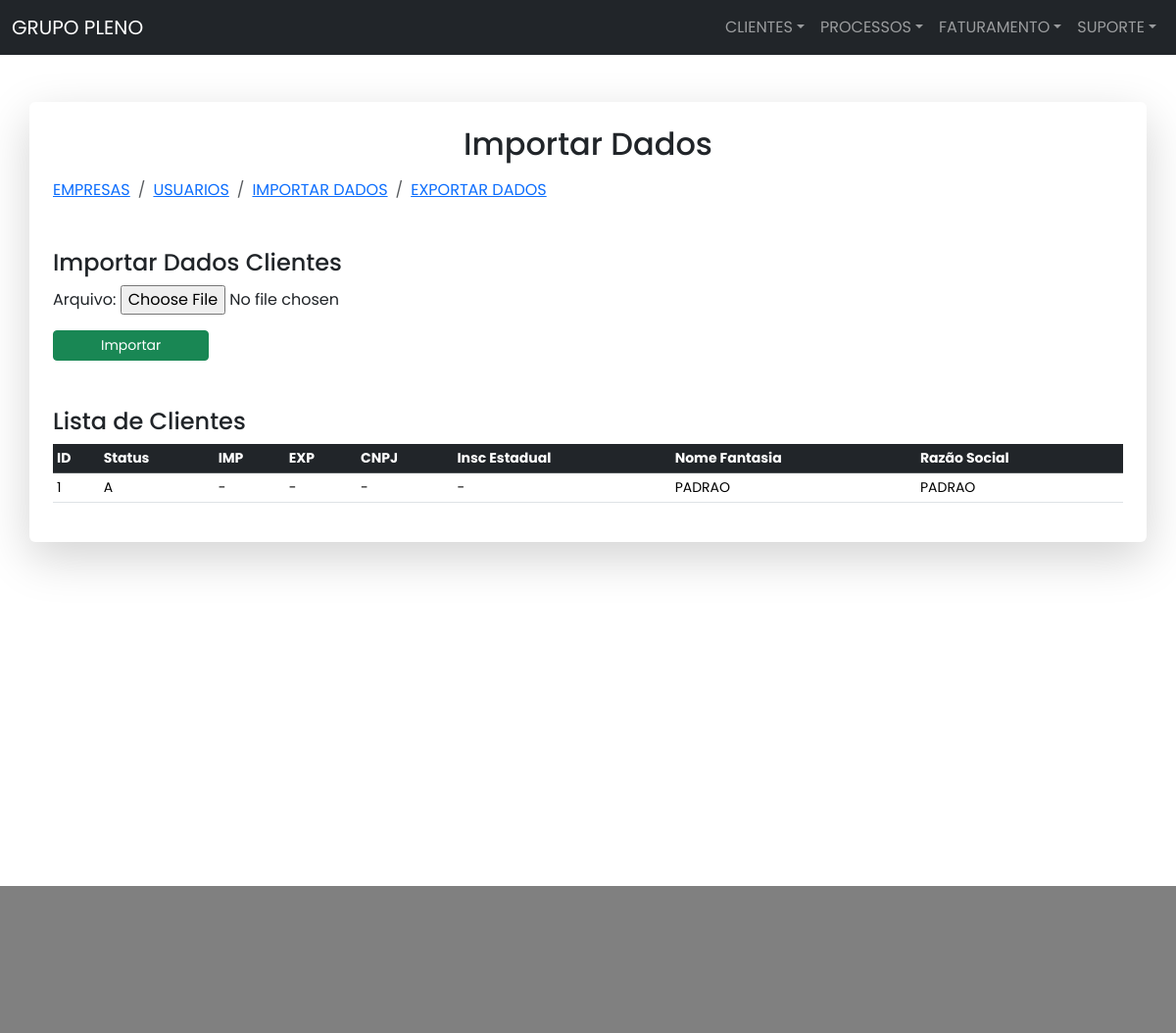
Before: /importarclientes/ with the older database file.
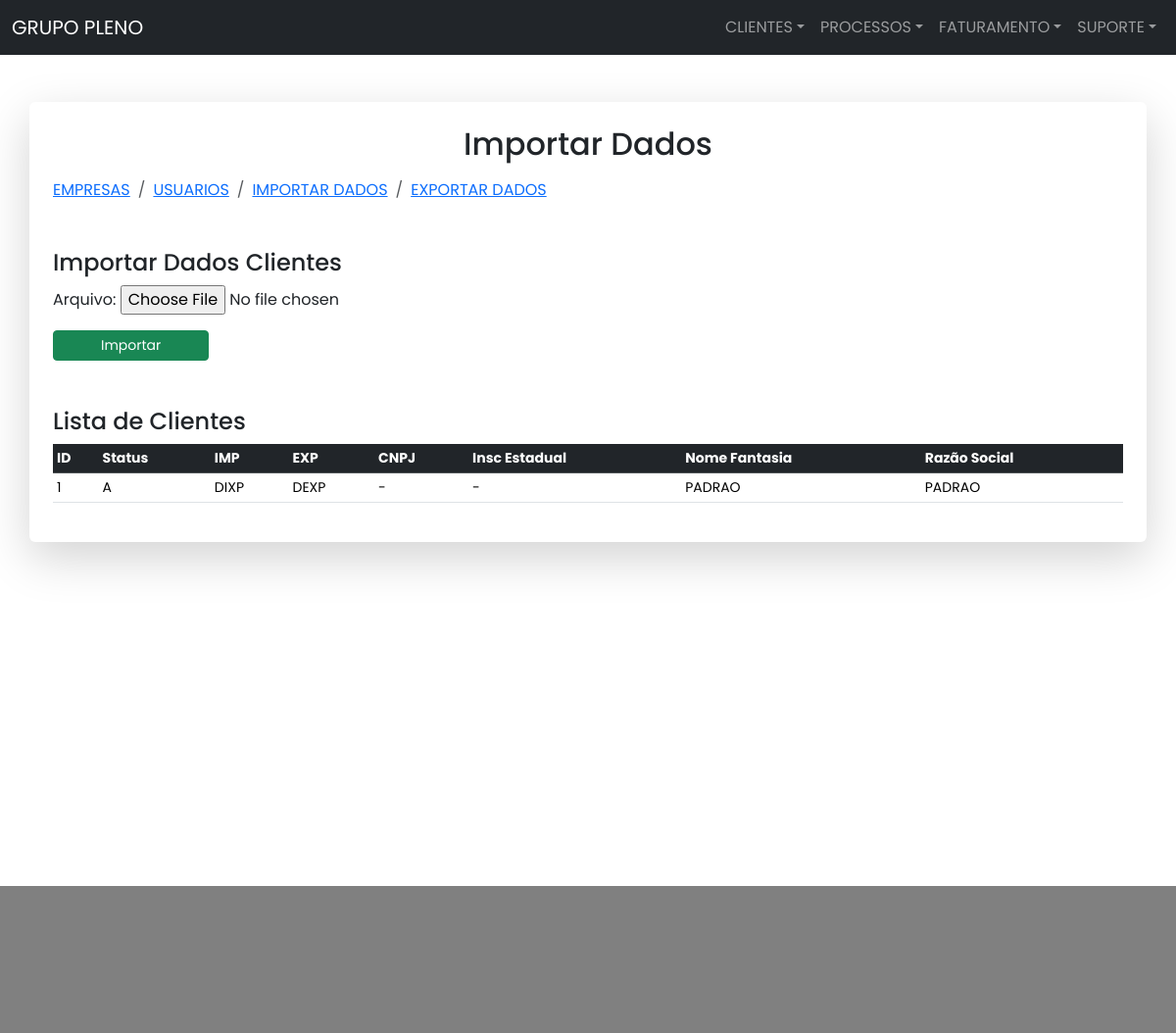
After: the same page with the newer database file.
### parceiros/models.py (models this page shows, shortened)
class Teste1Cliente(models.Model):
    STATUS_CHOICES = [
        ('A', 'ATIVO'),
        ('I', 'INATIVO'),
    ]
    nome = models.CharField(
        max_length=50, verbose_name='NOME FANTASIA', null=True, blank=True)
    razao_social = models.CharField(
        max_length=200, verbose_name='RAZÃO SOCIAL', null=True, blank=True)
    cnpj = models.CharField(
        max_length=25, verbose_name='CNPJ', null=True, blank=True)
    insc_est = models.CharField(
        max_length=25, verbose_name='INSC EST', null=True, blank=True)
    sigla_imp = models.CharField(
        max_length=5, verbose_name='SIGLA IMP', null=True, blank=True)
    sigla_exp = models.CharField(
        max_length=5, verbose_name='SIGLA EXP', null=True, blank=True)
    serv_sigla_imp = models.CharField(
        max_length=5, verbose_name='SIGLA IMP SERV', null=True, blank=True)
    serv_sigla_exp = models.CharField(
        max_length=5, verbose_name='SIGLA EXP SERV', null=True, blank=True)
    cod_interno = models.CharField(
        max_length=25, verbose_name='COD INTERNO', null=True, blank=True)
    observacoes = models.TextField(
        verbose_name='OBSERVACOES', null=True, blank=True)
    status = models.CharField(
        max_length=2, choices=STATUS_CHOICES)
    grupo = models.ForeignKey(Teste1Grupo, related_name='grupos',
                              on_delete=models.SET_NULL,
                              null=True, blank=True)
    categoria = models.ForeignKey(Teste1Categoria, related_name='categorias',
                                  on_delete=models.SET_NULL,
                                  null=True, blank=True)

### suporte/views.py (the view, shortened to what this page needs)
class ImportarClienteView(TemplateView):
    template_name = 'suporte/importar_clientes.html'
    def get(self, request):
        title = 'IMPORTAR CLIENTES'
        clientes = Teste1Cliente.objects.all().order_by('-id')[:50]
        form = ImportarDadosForm()
        return render(request, self.template_name, {
            'title': title,
            'form': form,
            'clientes': clientes
        })

### suporte/forms.py
class ImportarDadosForm(forms.Form):
    arquivo = forms.FileField()

### suporte/templates/suporte/importar_clientes.html (shortened to what this page needs)
{% extends 'base.html' %}
{% load static %}
{% block body %}
<main class="container p-4 shadow-lg p-3 mb-5 bg-white rounded my-5">
    <h2 class="text-center mb-3">Importar Dados</h2>
    {% include 'suporte/_breadcrumb_suporte.html' %}
    <section class="my-5">
        <h4>Importar Dados Clientes</h4>
        <form method="post" enctype="multipart/form-data">
            {{ form.as_p }}
            <button type="submit" class="btn btn-success btn-sm px-5">Importar</button>
        </form>
    </section>
    <h4>Lista de Clientes</h4>
    <table class="table table-responsive table-hover table-sm">
        <thead class="table-dark">
            <tr class="small">
                <th>ID</th>
                <th>Status</th>
                <th>IMP</th>
                <th>EXP</th>
                <th>CNPJ</th>
                <th>Insc Estadual</th>
                <th>Nome Fantasia</th>
                <th>Razão Social</th>
            </tr>
        </thead>
        <tbody class="table-sm">
            {% for cliente in clientes %}
            <tr class="small">
                <td>{{ cliente.id }}</td>
                <td>{{ cliente.status }}</td>
                <td>{{ cliente.sigla_imp }}</td>
                <td>{{ cliente.sigla_exp }}</td>
                <td>{{ cliente.cnpj }}</td>
                <td>{{ cliente.insc_est }}</td>
                <td>{{ cliente.nome }}</td>
                <td>{{ cliente.razao_social }}</td>
            </tr>
            {% endfor %}
        </tbody>
    </table>
</main>
{% endblock %}

Changed rows visible on the page:
changed Teste1Cliente "PADRAO": sigla_imp "-" → "DIXP"; sigla_exp "-" → "DEXP"
